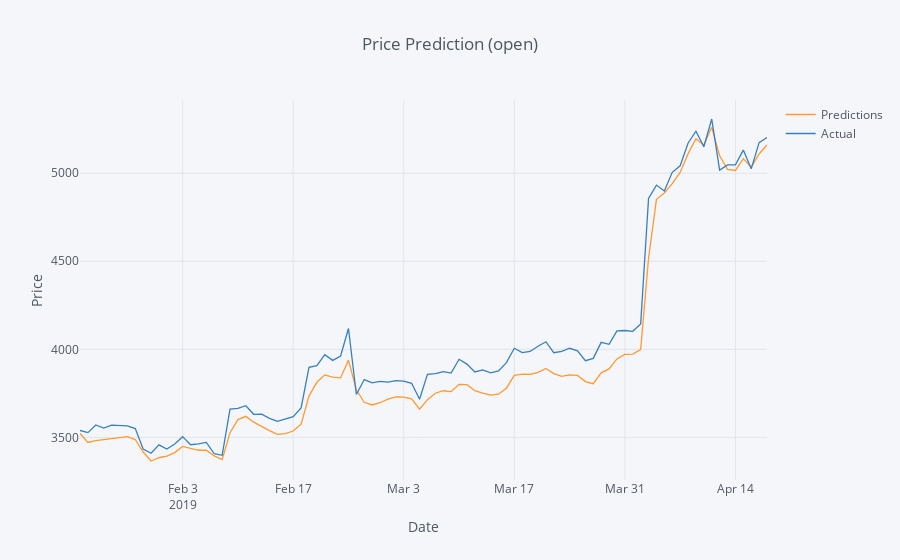
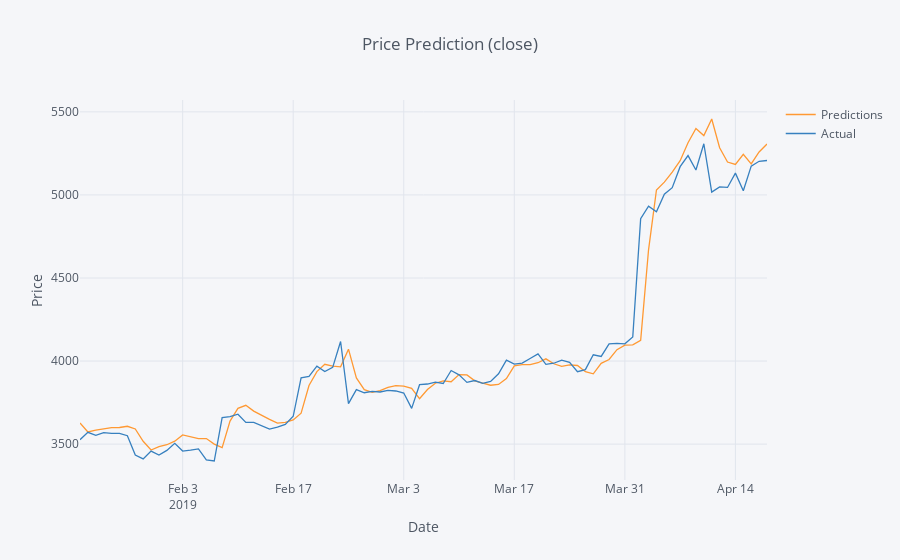
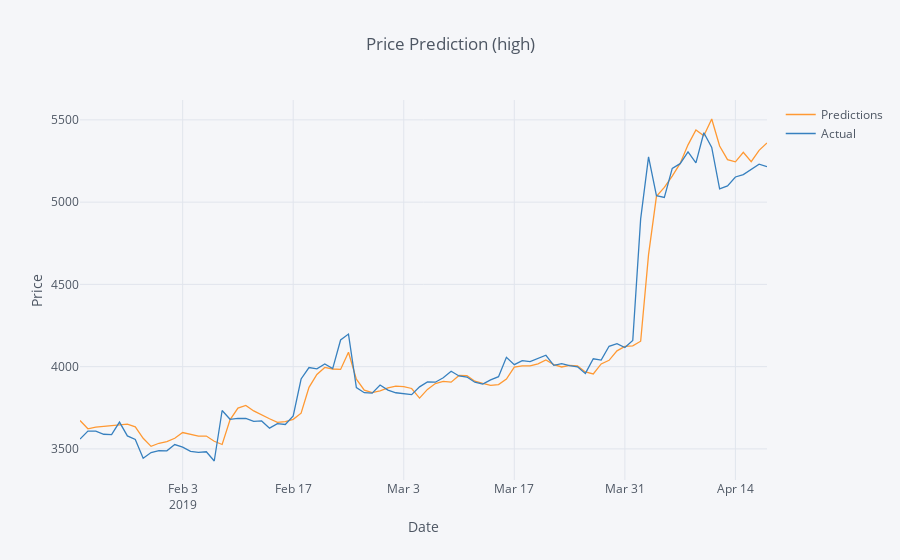
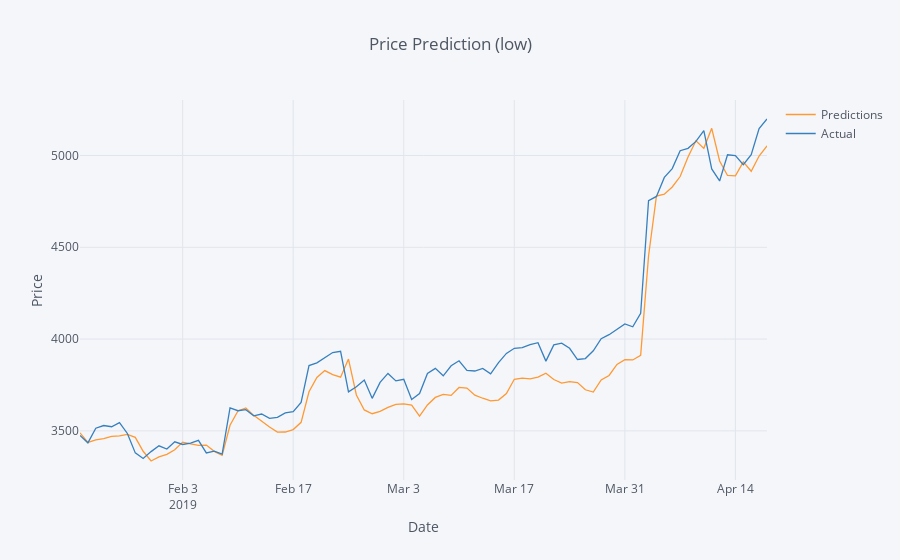

Notebook code cell kept with these figures, in order:
### Markdown cell above
# Model Prediction

### Code cell
import csv
from datetime import datetime, timedelta
from lstm import Machine
import pandas as pd
import tensorflow as tf
from plotly.offline import init_notebook_mode

MODEL_PATH = "data/lstm.hd5"
CSV_PATH = "data/binance-BTCUSD.csv"
TRAIN_TEST_RATE = 0.85

cf.go_offline()
init_notebook_mode(connected=True)

with open(CSV_PATH) as fin:
    reader = [dict(item) for item in csv.DictReader(fin)]
machine = Machine(reader)
(_, _, X_test, Y_test) = machine.split_data(TRAIN_TEST_RATE)

times = [int(item['openTime']) for item in reader]
times = times[int(len(times) * TRAIN_TEST_RATE) + 4:]
times = [datetime.utcfromtimestamp(t / 1000.0) for t in times]
# times.extend([times[-1] + timedelta(days=n) for n in range(1, 31)])

model = tf.keras.models.load_model(MODEL_PATH)
pred = model.predict(X_test)
pred = machine.scaler.inverse_transform(pred)

Y_test = machine.scaler.inverse_transform(Y_test)

for (c, key) in enumerate(['open', 'close', 'high', 'low']):
    pd.DataFrame({
        'Predictions': [item[c] for item in pred],
        'Actual': [item[c] for item in Y_test]
    }, index=times).iplot(
        asFigure=False,
        kind='scatter',
        xTitle='Date',
        yTitle='Price',
        title=f'Price Prediction ({key})'
    )
